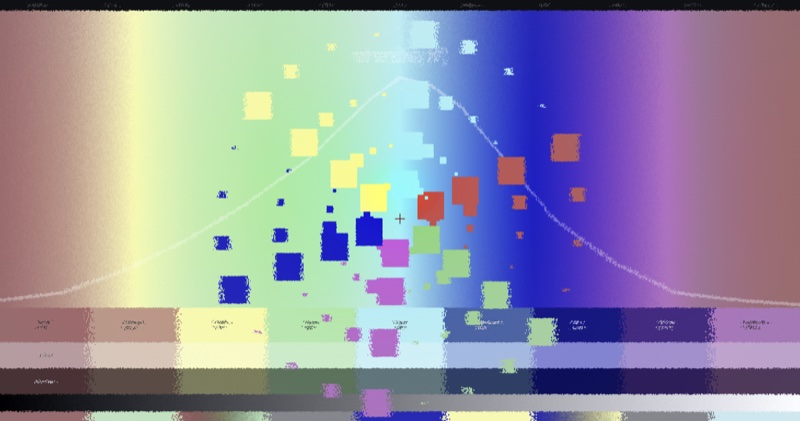
#> input picture examples/gallery/thumbs/color-sprint-before.jpg, 800 x 421 px
$ python tilt_shift.py ../../examples/gallery/thumbs/color-sprint-before.jpg out.png
#> lines starting #> are read from the running program, lines starting #| are printed output that depends on the picture
"""
muriel.tools.tilt_shift — fake-lens tilt-shift blur for product shots.

Tilt-shift lenses produce a narrow depth-of-field band; applied to a
product screenshot, the effect sells the "photographed, not captured"
illusion that pairs with CSS 3D transforms in the marketing-hero
pipeline.

The algorithm:

1. Gaussian-blur the whole image with a strength-controlled radius.
2. Build a radial-falloff mask centered at the focus point (L-mode,
   255 at focus → 0 at the edges), with an ease-out falloff.
3. Composite original onto blurred through the mask — sharp at the
   focus, increasingly blurred toward the periphery.
4. Optionally add film-grain noise (0.5–1%) to prevent banding in
   large smooth regions.

Pillow-only. No numpy.

Usage
-----

::

    from muriel.tools.tilt_shift import tilt_shift
    tilt_shift(
        "raw-capture.png", "hero-tilt-shifted.png",
        focus=(0.5, 0.45),   # normalized (x, y) — 0..1
        radius=0.42,          # size of the in-focus region
        strength=0.6,         # blur amount — 0..1
        noise=0.008,          # film-grain, 0..0.03
    )

Or chain with :func:`muriel.capture.capture_with_transform` for the full
"URL → tilted capture → tilt-shift → ship" pipeline.
"""

from __future__ import annotations

import random
from pathlib import Path
from typing import Tuple, Union

__all__ = ["tilt_shift"]


def _radial_mask(size: Tuple[int, int], focus: Tuple[float, float], radius: float):
    """
    Build an L-mode mask: 255 at focus, 0 at edges, smooth ease-out falloff.
    Radius is fractional — 0.42 means the sharp region covers ~42% of
    the smaller image dimension before the falloff starts.
    """
    from PIL import Image, ImageDraw, ImageFilter

    w, h = size
    cx = int(focus[0] * w)
    cy = int(focus[1] * h)

    mask = Image.new("L", size, 0)
    draw = ImageDraw.Draw(mask)

    # Outer radius: ellipse that fully encloses the image from the focus
    # plus a little extra so the gradient reaches the corners.
    outer = int(max(w, h) * (1.0 + radius))
    steps = 48

    for i in range(steps):
        # Ease-in-out: alpha grows slowly at first, steeply near center
        t = (steps - i) / steps  # 1.0 → 0.0
        # Shift origin so `radius` fraction is fully opaque
        if t > (1.0 - radius):
            alpha = 255
        else:
            # Remaining range (0 .. 1-radius) ease-out to 255
            norm = t / max(1e-6, 1.0 - radius)  # 0 → 1 as we approach center
            alpha = int(255 * (norm ** 2.2))   # slight ease-in
        r = int(outer * t)
        draw.ellipse([cx - r, cy - r, cx + r, cy + r], fill=alpha)

    # Smooth the stepped banding with a mild blur on the mask itself
    mask = mask.filter(ImageFilter.GaussianBlur(radius=max(w, h) / 80))
    return mask


def _add_noise(img, amount: float):
    """Add Gaussian-ish noise without numpy. amount is 0..1, typical 0.005..0.02."""
    from PIL import Image, ImageChops

    if amount <= 0:
        return img

    # Build a noise layer per channel: L-mode random, shifted to zero-centered
    w, h = img.size
    span = int(255 * amount * 2)  # total spread in [-amount*255, +amount*255]
    noise_bytes = bytes(random.randint(0, span) for _ in range(w * h))
    noise_l = Image.frombytes("L", (w, h), noise_bytes)

    # Shift to zero-centered by subtracting span/2 via ImageChops
    offset = Image.new("L", (w, h), span // 2)
    # (noise_l - offset) clipped → signed-ish contribution
    noise_pos = ImageChops.subtract(noise_l, offset, scale=1.0, offset=0)
    noise_neg = ImageChops.subtract(offset, noise_l, scale=1.0, offset=0)

    # Convert L noise into RGB so it can be added to the image
    noise_pos_rgb = Image.merge("RGB", [noise_pos] * 3)
    noise_neg_rgb = Image.merge("RGB", [noise_neg] * 3)

    base = img.convert("RGB")
    result = ImageChops.add(base, noise_pos_rgb, scale=1.0, offset=0)
    result = ImageChops.subtract(result, noise_neg_rgb, scale=1.0, offset=0)
    return result


def tilt_shift(
    input_path: Union[str, Path],
    output_path: Union[str, Path],
    *,
    focus: Tuple[float, float] = (0.5, 0.45),
    radius: float = 0.42,
    strength: float = 0.6,
    noise: float = 0.008,
) -> str:
    """
    Apply a tilt-shift depth-of-field effect to a PNG/JPG.

    Parameters
    ----------
    input_path : str | Path
        Source image (typically a capture_with_transform output).
    output_path : str | Path
        Where to write the result.
    focus : (x, y)
        Focus point, normalized to 0..1. Default ``(0.5, 0.45)`` —
        slightly above vertical center, matching how photographers
        compose tilted product shots.
    radius : float
        Size of the in-focus region as a fraction of the smaller image
        dimension. Default 0.42. Larger → more of the image sharp.
    strength : float
        Blur amount, 0..1. Default 0.6. Applied as Gaussian radius =
        ``strength * min(w, h) / 10``.
    noise : float
        Optional film-grain, 0..0.03. Default 0.008. Set to 0 to skip.

    Returns
    -------
    str
        The written output path.
    """
    try:
        from PIL import Image, ImageFilter
    except ImportError as exc:
        raise ImportError(
            "muriel.tools.tilt_shift requires Pillow. Install with 'pip install Pillow'."
        ) from exc

    src = Image.open(str(input_path)).convert("RGB")

    # Blur radius
    blur_r = max(1.0, strength * min(src.size) / 10)
    blurred = src.filter(ImageFilter.GaussianBlur(radius=blur_r))

    # Radial mask
    mask = _radial_mask(src.size, focus, radius)

    # Composite: 255-region = original (sharp), 0-region = blurred
    composed = Image.composite(src, blurred, mask)

    # Optional noise
    if noise > 0:
        composed = _add_noise(composed, noise)

    Path(output_path).parent.mkdir(parents=True, exist_ok=True)
    composed.save(str(output_path), "PNG", optimize=True)
    return str(output_path)


# ─── CLI ─────────────────────────────────────────────────────────────

def _main(argv=None) -> int:
    import argparse

    ap = argparse.ArgumentParser(
        prog="python -m muriel.tools.tilt_shift",
        description="Fake-lens tilt-shift blur for product-screenshot heroes.",
    )
    ap.add_argument("input")
    ap.add_argument("output")
    ap.add_argument("--focus-x", type=float, default=0.5, help="Focus X, 0..1 (default 0.5)")
    ap.add_argument("--focus-y", type=float, default=0.45, help="Focus Y, 0..1 (default 0.45)")
    ap.add_argument("--radius", type=float, default=0.42, help="In-focus region size (default 0.42)")
    ap.add_argument("--strength", type=float, default=0.6, help="Blur strength (default 0.6)")
    ap.add_argument("--noise", type=float, default=0.008, help="Film-grain (default 0.008, 0 to disable)")
    args = ap.parse_args(argv)

    out = tilt_shift(
        args.input, args.output,
        focus=(args.focus_x, args.focus_y),
        radius=args.radius,
        strength=args.strength,
        noise=args.noise,
    )
#> in tilt_shift, src is the input picture: PIL image 800x421 RGB; mean R, G, B 148.2, 145.5, 163.7
#> in tilt_shift, `blurred = src.filter(ImageFilter.GaussianBlur(radius=blur_r))`:
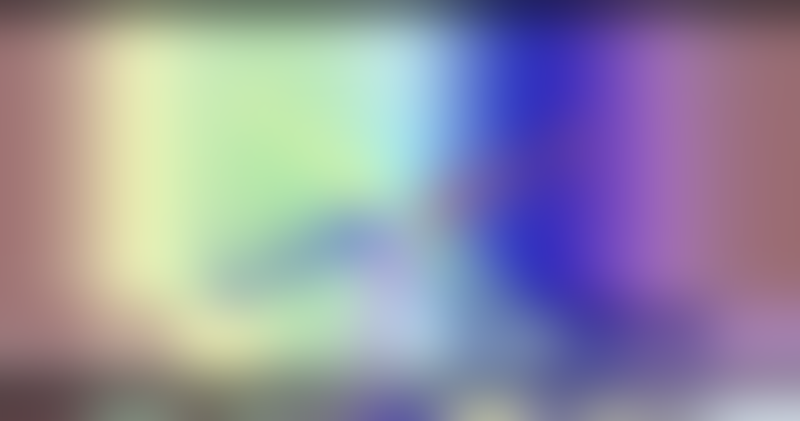
#> blurred: PIL image 800x421 RGB; mean R, G, B 147.3, 144.6, 162.6
#> in _radial_mask, `mask = Image.new("L", size, 0)`: mask: PIL image 800x421 L; every value is 0
#> in _radial_mask, `mask = mask.filter(ImageFilter.GaussianBlur(radius=max(w, h) / 80))`:
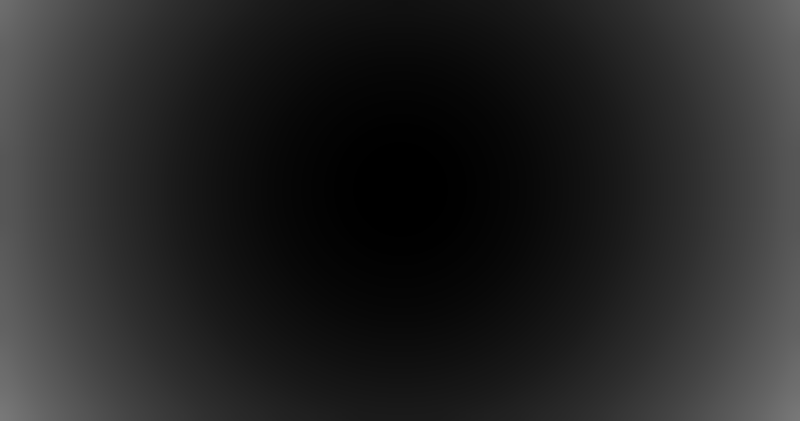
#> mask: PIL image 800x421 L; min 0, max 120, mean 37.2
#> in tilt_shift, `composed = Image.composite(src, blurred, mask)`:
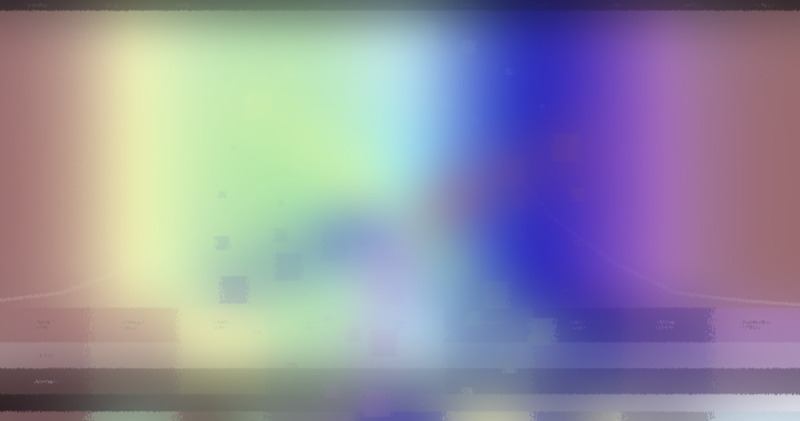
#> composed: PIL image 800x421 RGB; mean R, G, B 147.4, 144.6, 162.7
#> in _add_noise, `noise_l = Image.frombytes("L", (w, h), noise_bytes)`:
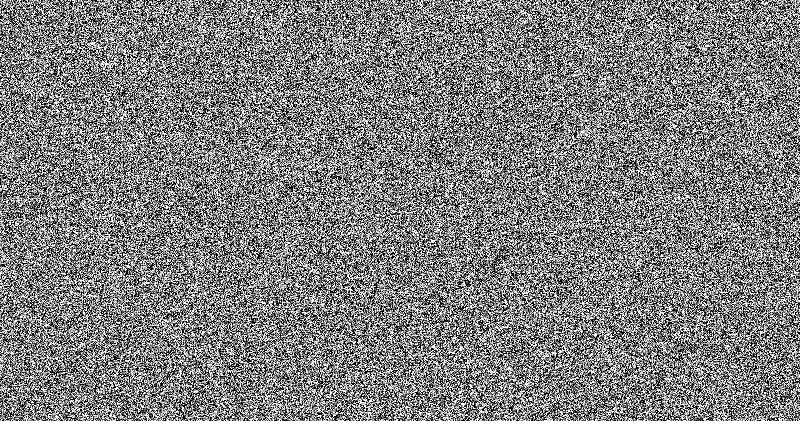
#> noise_l: PIL image 800x421 L; min 0, max 4, mean 2; drawn with min black and max white
#> in _add_noise, `offset = Image.new("L", (w, h), span // 2)`: offset: PIL image 800x421 L; every value is 2
#> in _add_noise, `noise_pos = ImageChops.subtract(noise_l, offset, scale=1.0, offset=0)`:
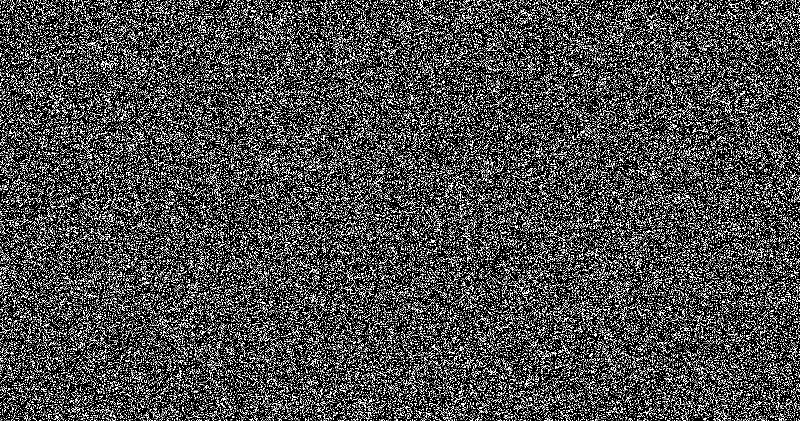
#> noise_pos: PIL image 800x421 L; min 0, max 2, mean 0.598; drawn with min black and max white
#> in _add_noise, `noise_neg = ImageChops.subtract(offset, noise_l, scale=1.0, offset=0)`:
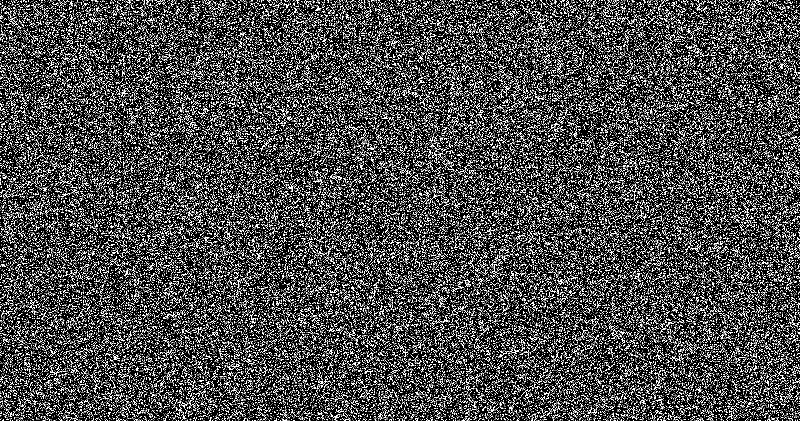
#> noise_neg: PIL image 800x421 L; min 0, max 2, mean 0.601; drawn with min black and max white
    print(f"→ {out}")
    return 0


if __name__ == "__main__":
    raise SystemExit(_main())
#> (the program exits here)
